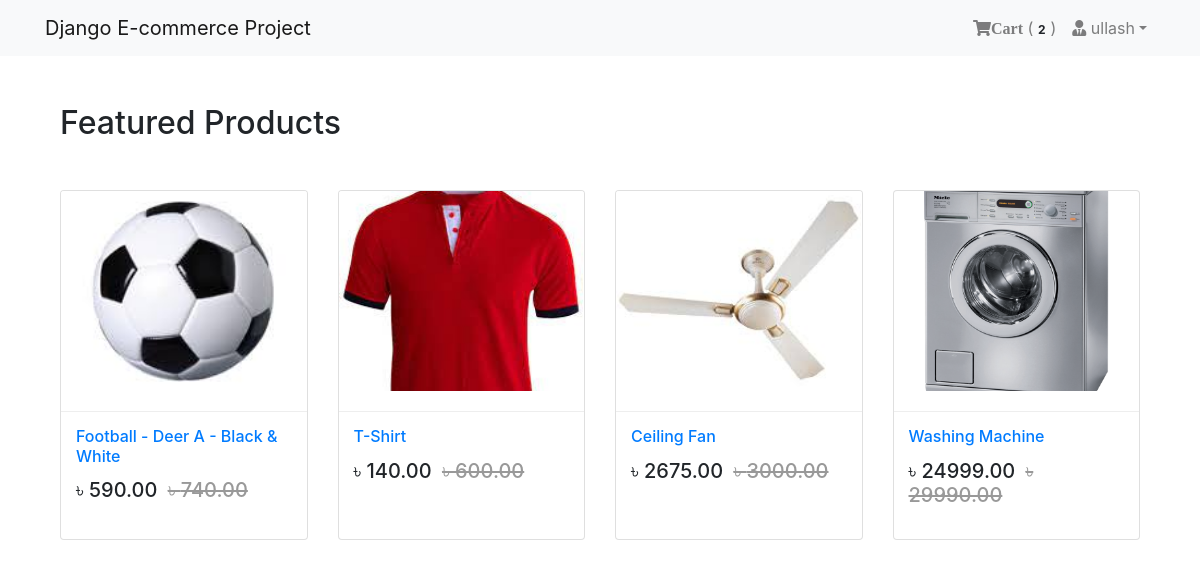
The page / (signed in) on the database its author committed.
### App_Login/models.py (models this page shows, shortened)
class User(AbstractBaseUser, PermissionsMixin):
    email = models.EmailField(unique=True, null=False)
    is_staff = models.BooleanField(
        ugettext_lazy('staff status'),
        default=False,
        help_text = ugettext_lazy('Designates whether the user can log in this site')
    )
    is_active = models.BooleanField(
        ugettext_lazy('active'),
        default=True,
        help_text = ugettext_lazy('Designates whether this user should be treated as active. Unselect this instead of deleting accounts')
    )
    USERNAME_FIELD = 'email'
    objects = MyUserManager()

class Profile(models.Model):
    user = models.OneToOneField(User, on_delete=models.CASCADE, related_name='profile')
    username = models.CharField(max_length=264, blank=True)
    full_name = models.CharField(max_length=264, blank=True)
    address_1 = models.TextField(max_length=300, blank=True)
    city = models.CharField(max_length=40, blank=True)
    zipcode = models.CharField(max_length=10, blank=True)
    country = models.CharField(max_length=50, blank=True)
    phone = models.CharField(max_length=20, blank=True)
    date_joined = models.DateTimeField(auto_now_add=True)

### App_Order/models.py (models this page shows, shortened)
class Order(models.Model):
    orderitems = models.ManyToManyField(Cart)
    user = models.ForeignKey(settings.AUTH_USER_MODEL, on_delete=models.CASCADE)
    ordered = models.BooleanField(default=False)
    created = models.DateTimeField(auto_now_add=True)
    paymentId = models.CharField(max_length=264, blank=True, null=True)
    orderId = models.CharField(max_length=200, blank=True, null=True)

### App_Shop/models.py (models this page shows, shortened)
class Product(models.Model):
    mainimage = models.ImageField(upload_to = 'Products')
    name = models.CharField(max_length=264)
    category = models.ForeignKey(Category, on_delete=models.CASCADE, related_name = 'category')
    preview_text = models.TextField(max_length = 200, verbose_name= 'Preview Text')
    detail_text = models.TextField(max_length = 1000, verbose_name= 'Description')
    price = models.FloatField()
    old_price = models.FloatField(default=0.00)
    created = models.DateTimeField(auto_now_add=True)
    class Meta:
        ordering = ['-created',]

### App_Shop/views.py (the view)
# urls.py: path('', views.Home.as_view(), name = 'home'),
class Home(ListView):
    model = Product
    template_name = 'App_Shop/home.html'

### App_Order/templatetags/cart_tag.py (called while the page is built)
@register.filter
def cart_total(user):
    order = Order.objects.filter(user=user, ordered=False)
    if order.exists():
        return order[0].orderitems.count()
    else:
        return 0

### templates/App_Shop/home.html
{% extends 'base.html' %}
{% block body_block %}
<div class="container my-5">
    <h2 class="my-5">Featured Products</h2>
    <div class="row">
        {% for product in object_list %}
        <div class="col-md-6 col-sm-12 col-lg-3">
            <figure class="card card-product">
                <div class="img-wrap">
                    <img src="/media/{{ product.mainimage }}" style="width: 100%; height: 200px;">
                </div>
                <figcaption class="info-wrap">
                    <h6 class="title"><a href="{% url 'App_Shop:product_detail' pk=product.pk %}">{{ product.name }}</a></h6>
                    <div class="action-wrap">
                        <div class="price-wrap h5">
                            <span class="price-new">&#2547; {{ product.price | floatformat:2 }}</span>
                            <span class="price-old"><strike>&#2547; {{ product.old_price | floatformat:2 }}</strike></span>
                        </div>
                    </div>
                </figcaption>
            </figure>
        </div>
        {% endfor %}
    </div>
</div>
{% endblock %}

### templates/base.html (shortened to what this page needs)
{% load static %}
<!DOCTYPE html>
<html lang="en">
<head>
    <link rel="stylesheet" href="https://stackpath.bootstrapcdn.com/bootstrap/4.3.1/css/bootstrap.min.css">
    <link href="https://cdnjs.cloudflare.com/ajax/libs/font-awesome/5.10.2/css/all.css" rel="stylesheet">
    <link rel="stylesheet" href="{% static 'css/main.css' %}">
</head>
<body>
    {% include 'navbar.html' %}
    <div class="container">
        {% block body_block %} {% endblock %}
    </div>
</body>
</html>

### templates/navbar.html (shortened to what this page needs)
{% load cart_tag %}
<nav class="navbar navbar-expand-lg navbar-light bg-light">
  <div class="container">
    <a class="navbar-brand" href="{% url 'App_Shop:home' %}">Django E-commerce Project</a>
    <div class="collapse navbar-collapse" id="navbarNav">
      <ul class="navbar-nav ml-auto">
        {% if request.user.is_authenticated %}
        <li class="nav-item">
          <a href="{% url 'App_Order:cart' %}" class="nav-link">
              <i class="fa fa-shopping-cart">Cart</i>
              (<span class="badge badge-light">{{ request.user | cart_total }}</span>)
          </a>
        </li>
        <li class="nav-item dropdown">
          <a class="nav-link dropdown-toggle" href="#" id="navbarDropdown" role="button" data-toggle="dropdown" aria-haspopup="true" aria-expanded="false"><i class="fas fa-user-tie"></i> {{request.user.profile.username}}</a>
        </li>
        {% else %}
        <li class="nav-item">
          <a href="{% url 'App_Login:login' %}" class="btn btn-primary">Login</a>
        </li>
        {% endif %}
      </ul>
    </div>
  </div>
</nav>

### templates/base.html (style rules this page uses)
.card { height: 350px; }
.card-product:after { content: ""; display: table; clear: both; visibility: hidden; }
.card-product .price-new, .card-product .price { margin-right: 5px; }
.card-product .price-old { color: #999; }
.card-product .img-wrap { border-radius: 3px 3px 0 0; overflow: hidden; position: relative; height: 220px; text-align: center; }
.card-product .img-wrap img { max-height: 100%; max-width: 100%; object-fit: cover; }
.card-product .info-wrap { overflow: hidden; padding: 15px; border-top: 1px solid #eee; }
.card-product .action-wrap { padding-top: 4px; margin-top: 4px; }
.card-product .title { margin-top: 0px; }

### rows shown on the page
User: user|cart_total "2", user.profile.username "ullash"
Product: mainimage (picture), name "Football - Deer A - Black & White", price "590.00", old_price "740.00"
Product: mainimage (picture), name "T-Shirt", price "140.00", old_price "600.00"
Product: mainimage (picture), name "Ceiling Fan", price "2675.00", old_price "3000.00"
Product: mainimage (picture), name "Washing Machine", price "24999.00", old_price "29990.00"
